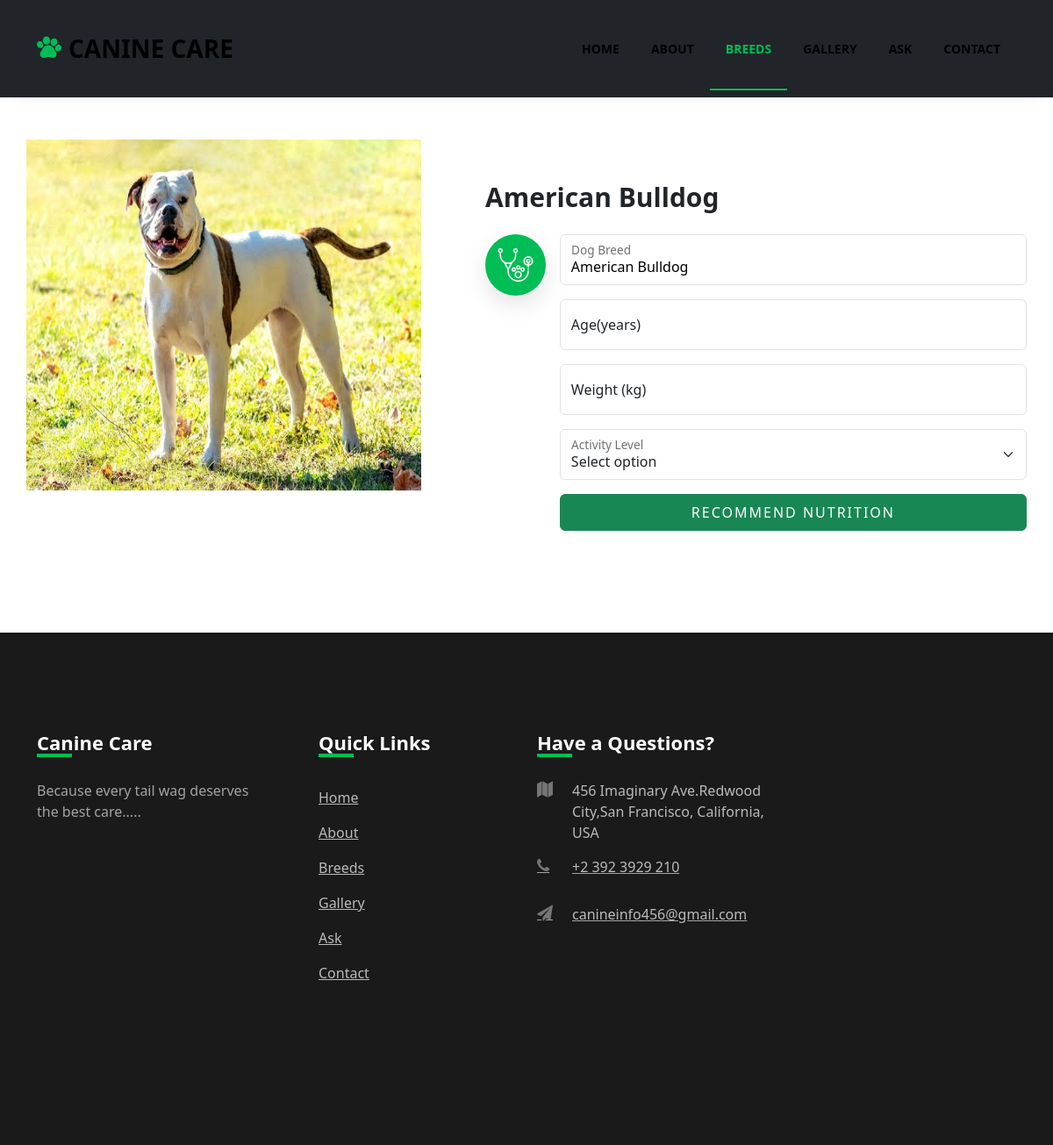
/get_nutri/28/, run on the app's committed database.
### adminside/models.py (models this page shows)
class Breeddb(models.Model):
    Breed_name =models.CharField(max_length=100,null=True,blank=True)
    Alpha_name =models.CharField(max_length=100,null=True,blank=True)
    Description =models.CharField(max_length=3000,null=True,blank=True)
    Health =models.CharField(max_length=3000,null=True,blank=True)
    Training =models.CharField(max_length=3000,null=True,blank=True)
    Exercise =models.CharField(max_length=3000,null=True,blank=True)
    breed_image =models.ImageField(upload_to="Breed images",null=True,blank=True)

### dog/views.py (the view)
# urls.py: path('get_nutri/<int:b_id>/',views.get_nutri,name="get_nutri"),
def get_nutri(request,b_id):
    data = Breeddb.objects.get(id=b_id)
    if request.method == 'POST':
        model_filename = "dog/static/datafolders/random_forest_model.joblib"
        encoder_filename = "dog/static/datafolders/encoder.joblib"
        model = joblib.load(model_filename)
        encoder = joblib.load(encoder_filename)
        breed = request.POST.get('breed').lower().strip()
        age = float(request.POST.get('age'))
        weight = float(request.POST.get('weight'))
        activity_level = request.POST.get('activity_level')
        user_data = pd.DataFrame({
            'Dog Breed': [breed],
            'Age': [age],
            'Weight (kg)': [weight],
            'Activity Level': [activity_level]
        })
        categorical_cols = ['Dog Breed', 'Activity Level']
        user_data[categorical_cols] = encoder.transform(user_data[categorical_cols])
        nutrition_prediction = model.predict(user_data)
        return render(request, 'Nutrition_Result.html', {'nutrition': nutrition_prediction[0],'data':data})
    else:
        return render(request, 'Nutrition.html',{'data':data})

### dog/templates/Nutrition.html (shortened to what this page needs)
<!DOCTYPE html>
{% load static %}
<html lang="en">
<head>
    <link rel="stylesheet" href="https://stackpath.bootstrapcdn.com/font-awesome/4.7.0/css/font-awesome.min.css">
    <link rel="stylesheet" href="{% static 'index/css/animate.css' %}">
    <link rel="stylesheet" href="{% static 'index/css/owl.carousel.min.css' %}">
    <link rel="stylesheet" href="{% static 'index/css/owl.theme.default.min.css' %}">
    <link rel="stylesheet" href="{% static 'index/css/magnific-popup.css' %}">
    <link rel="stylesheet" href="{% static 'index/css/bootstrap-datepicker.css' %}">
    <link rel="stylesheet" href="{% static 'index/css/jquery.timepicker.css' %}">
    <link rel="stylesheet" href="{% static 'index/css/flaticon.css' %}">
    <link rel="stylesheet" href="{% static 'index/css/style.css' %}">
    <link href="https://cdn.jsdelivr.net/npm/bootstrap@5.3.0/dist/css/bootstrap.min.css" rel="stylesheet">
</head>
<body>
<nav class="navbar navbar-expand-lg navbar-dark ftco_navbar bg-dark ftco-navbar-light" id="ftco-navbar">
	    <div class="container">
	    	<a class="navbar-brand" href="{% url 'homepage' %}"><span class="flaticon-pawprint-1 mr-2"></span>CANINE CARE</a>
	      <div class="collapse navbar-collapse" id="ftco-nav">
	        <ul class="navbar-nav ml-auto">
	        	<li class="nav-item "><a href="{% url 'homepage' %}" class="nav-link">Home</a></li>
	        	<li class="nav-item"><a href="{% url 'about' %}" class="nav-link">About</a></li>
	        	<li class="nav-item active"><a href="{% url 'initial_select' %}" class="nav-link">Breeds</a></li>
	          <li class="nav-item"><a href="{% url 'gallery' %}" class="nav-link">Gallery</a></li>
	          <li class="nav-item"><a href="{% url 'chatbot' %}" class="nav-link">Ask</a></li>
	          <li class="nav-item"><a href="{% url 'contact' %}" class="nav-link">Contact</a></li>
	        </ul>
	      </div>
	    </div>
	  </nav>
<section class="ftco-section ftco-no-pt ftco-no-pb">
    	<div class="container">
    		<div class="row d-flex no-gutters">
    			<div class="col-md-5 d-flex">
                    <div>
                        <img src="{{data.breed_image.url}}" width="450px" height="400px" class="mt-5">
    				</div>
    			</div>
    			<div class="col-md-7 pl-md-5 py-md-5">
    				<div class="heading-section pt-md-5">
	            <h2 class="mb-4">{{data.Breed_name}}</h2>
    				</div>
    				<div class="row">
	    				<div class="col-md-12 services-2 w-100 d-flex">
	    					<div class="icon d-flex align-items-center justify-content-center"><span class="flaticon-stethoscope"></span></div>
	    					<div class="text pl-3">
	    						<form method="post">
    <div class="form-floating mb-3">
        <input type="text" class="form-control" id="breed" name="breed" value="{{ data.Breed_name }}" placeholder="Dog Breed">
        <label for="breed">Dog Breed</label>
    </div>
    <div class="form-floating mb-3">
        <input type="number" class="form-control" id="age" name="age" placeholder="Age" required min="1" max="30" onkeydown="return false">
        <label for="age">Age(years)</label>
    </div>
    <div class="form-floating mb-3">
        <input type="number" class="form-control" id="weight" name="weight" placeholder="Weight (kg)" required min="1" max="160" onkeydown="return false">
        <label for="weight">Weight (kg)</label>
    </div>
    <div class="form-floating mb-3">
        <select class="form-select" id="activity_level" name="activity_level" required>
            <option disabled selected>Select option</option>
        </select>
        <label for="activity_level">Activity Level</label>
    </div>
    <button type="submit" class="btn btn-success">Recommend Nutrition</button>
</form>
	    					</div>
	    				</div>
	    			</div>
	        </div>
        </div>
            <br><br>
    	</div>
    </section>
  <footer class="footer">
			<div class="container">
				<div class="row">
					<div class="col-md-6 col-lg-3 mb-4 mb-md-0">
						<h2 class="footer-heading">Canine Care</h2>
						<p>Because every tail wag deserves the best care.....</p>
						<ul class="ftco-footer-social p-0">
            </ul>
					</div>
					<div class="col-md-6 col-lg-3 pl-lg-5 mb-4 mb-md-0">
						<h2 class="footer-heading">Quick Links</h2>
						<ul class="list-unstyled">
              <li><a href="{% url 'homepage' %}" class="py-2 d-block">Home</a></li>
              <li><a href="{% url 'about' %}" class="py-2 d-block">About</a></li>
              <li><a href="{% url 'initial_select' %}" class="py-2 d-block">Breeds</a></li>
              <li><a href="{% url 'gallery' %}" class="py-2 d-block">Gallery</a></li>
              <li><a href="{% url 'chatbot' %}" class="py-2 d-block">Ask</a></li>
              <li><a href="{% url 'contact' %}" class="py-2 d-block">Contact</a></li>
            </ul>
					</div>
					<div class="col-md-6 col-lg-3 mb-4 mb-md-0">
						<h2 class="footer-heading">Have a Questions?</h2>
						<div class="block-23 mb-3">
              <ul>
                <li><span class="icon fa fa-map"></span><span class="text">456 Imaginary Ave.Redwood City,San Francisco, California, USA</span></li>
                <li><a href="#"><span class="icon fa fa-phone"></span><span class="text">+2 392 3929 210</span></a></li>
                <li><a href="#"><span class="icon fa fa-paper-plane"></span><span class="text">canineinfo456@gmail.com</span></a></li>
              </ul>
            </div>
					</div>
				</div>
		</footer>
</body>
</html>

### dog/templates/Nutrition.html (style rules this page uses)
.form-floating { margin-bottom: 1rem; }
.btn-success { width: 100%; padding: 0.5rem; }

### data on the page
Breeddb: breed_image (picture), Breed_name "American Bulldog", breed "American Bulldog"
